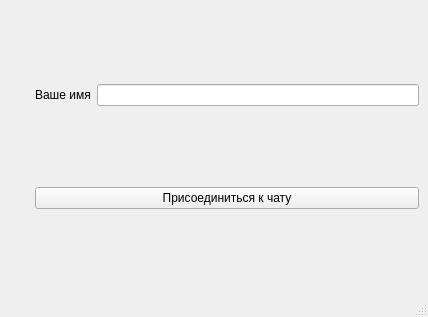
<?xml version="1.0" encoding="UTF-8"?>
<ui version="4.0">
 <class>Client</class>
 <widget class="QMainWindow" name="Client">
  <property name="geometry">
   <rect>
    <x>0</x>
    <y>0</y>
    <width>428</width>
    <height>317</height>
   </rect>
  </property>
  <property name="windowTitle">
   <string>Client</string>
  </property>
  <widget class="QWidget" name="centralwidget">
   <layout class="QGridLayout" name="gridLayout">
    <item row="0" column="0" rowspan="2">
     <widget class="QLabel" name="label_3">
      <property name="text">
       <string/>
      </property>
      <property name="pixmap">
       <pixmap resource="resours.qrc">:/img/img/people.png</pixmap>
      </property>
     </widget>
    </item>
    <item row="0" column="1">
     <widget class="QLabel" name="label_2">
      <property name="text">
       <string/>
      </property>
      <property name="pixmap">
       <pixmap>../../Downloads/1077114.png</pixmap>
      </property>
     </widget>
    </item>
    <item row="0" column="2">
     <widget class="QLabel" name="label">
      <property name="text">
       <string>Ваше имя</string>
      </property>
     </widget>
    </item>
    <item row="0" column="3">
     <widget class="QLineEdit" name="lineEdit"/>
    </item>
    <item row="1" column="2" colspan="2">
     <widget class="QPushButton" name="go">
      <property name="text">
       <string>Присоединиться к чату</string>
      </property>
     </widget>
    </item>
   </layout>
  </widget>
  <widget class="QMenuBar" name="menubar">
   <property name="geometry">
    <rect>
     <x>0</x>
     <y>0</y>
     <width>428</width>
     <height>21</height>
    </rect>
   </property>
  </widget>
  <widget class="QStatusBar" name="statusbar"/>
 </widget>
 <resources>
  <include location="resours.qrc"/>
 </resources>
 <connections/>
</ui>
